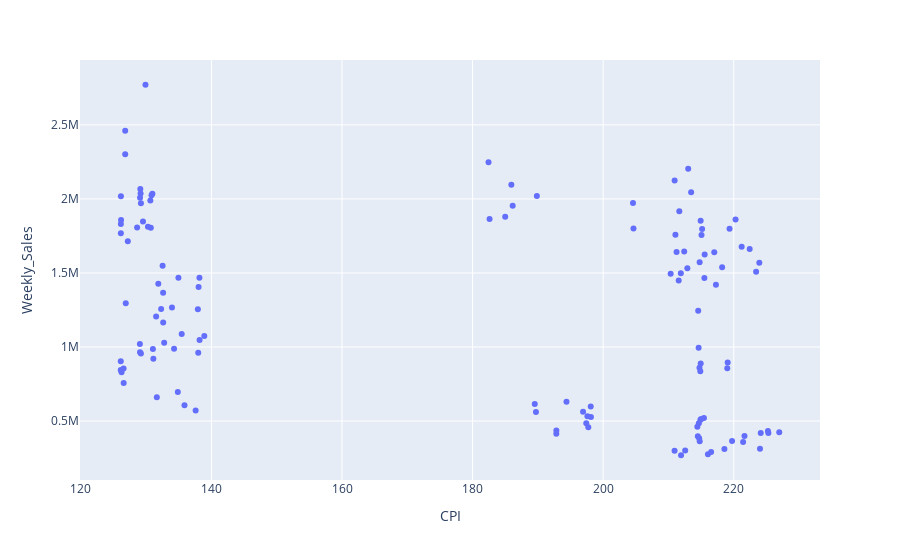

Here is the notebook cell this chart was saved with:
### Code cell
fig3 = px.scatter(dataset, x = 'CPI' , y = 'Weekly_Sales')
fig3.show()

### Figure 1 — Plotly figure (JSON) as saved in the notebook; plotly's stock layout.template omitted (floating-point values rounded to 4 significant figures; data arrays with more than 128 entries replaced by an {"elided": "..."} marker saying what was removed)
{"data": [{"hovertemplate": "CPI=%{x}<br>Weekly_Sales=%{y}<extra></extra>", "legendgroup": "", "marker": {"color": "#636efa", "symbol": "circle"}, "mode": "markers", "name": "", "orientation": "v", "showlegend": false, "type": "scatter", "x": {"elided": "150 float values"}, "xaxis": "x", "y": {"elided": "150 float values"}, "yaxis": "y"}], "layout": {"legend": {"tracegroupgap": 0}, "margin": {"t": 60}, "xaxis": {"anchor": "y", "domain": [0, 1], "title": {"text": "CPI"}}, "yaxis": {"anchor": "x", "domain": [0, 1], "title": {"text": "Weekly_Sales"}}}}
